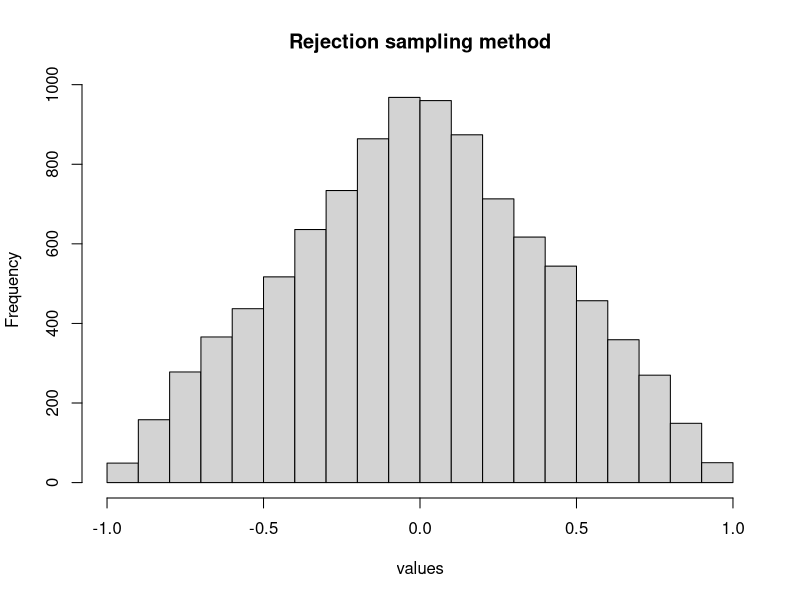
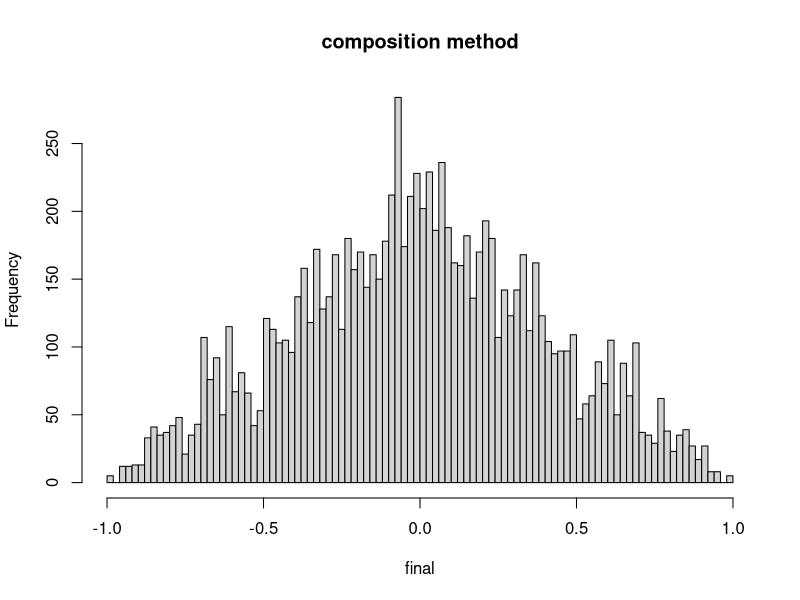
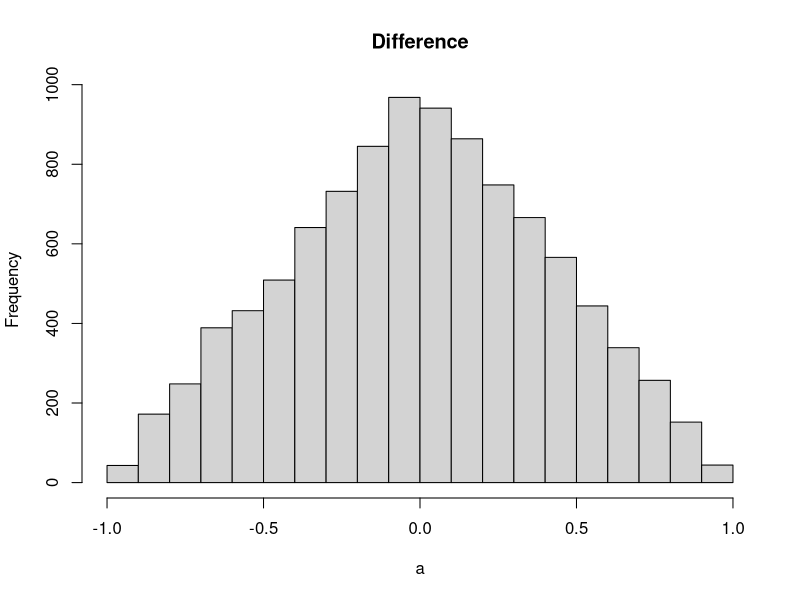
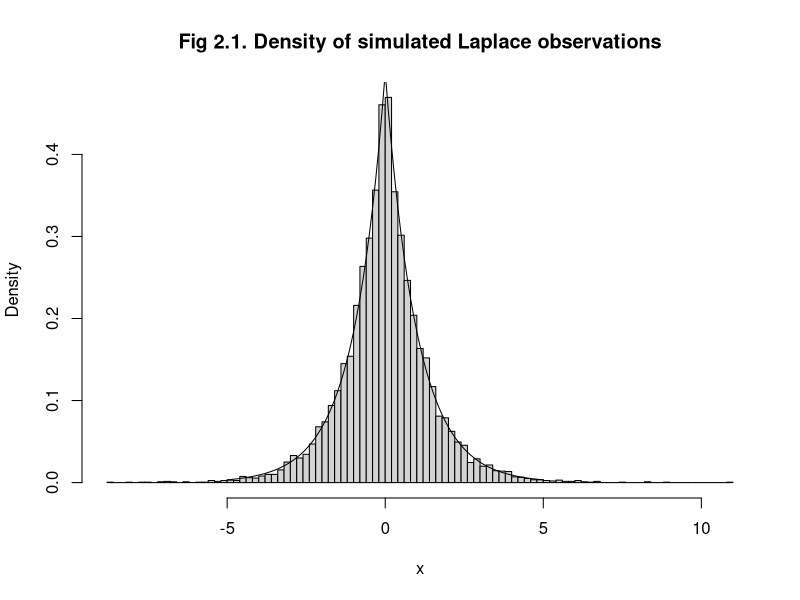
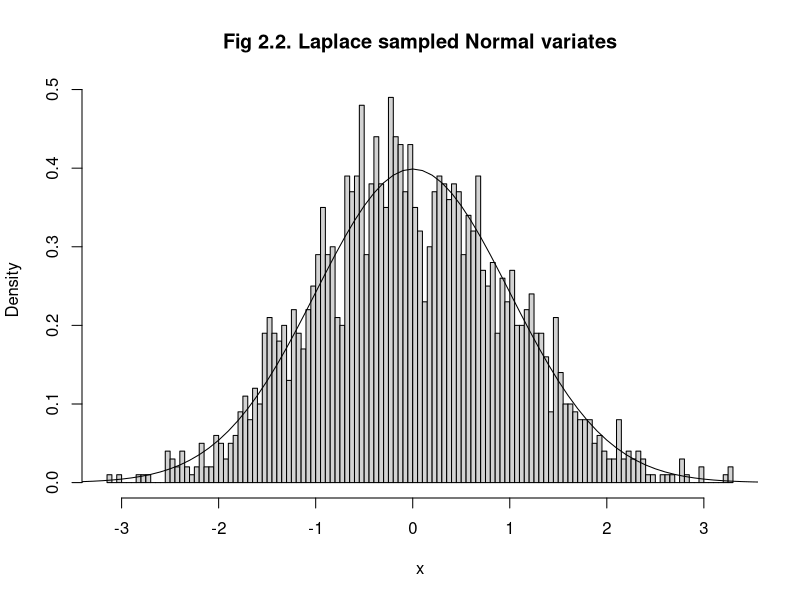

Source code (R) for these figures, in order:
## ---- chunk 1
custom_density <- function(x) {
  
  ifelse(x < -1 | x > 1, 0,
         ifelse(-1 <= x & x <= 0, x + 1,
                ifelse(0 < x & x <= 1, 1 - x, 0))) 
}

#Based on the function, we have choosen the uniform distribution as the envelop. 
uniform_density <- function(x){
  ifelse(x < -1 | x > 1, 0,
         ifelse(-1 <= x & x <= 0, 1,
                ifelse(0 < x & x <= 1, 1, 0))) 
}

#Not required to scale since scaling would lead to more wastage. 

sampling<- function(amount){
  values<-c()
  
  i<-1
  while(length(values)<amount){
    U<-runif(1)
    
    Y<-runif(1,min = -1,max =1)
    
    if(U <= custom_density(Y)/uniform_density(Y)){
      values[i]<-Y
      i=i+1
    }
  }
  hist(values, main = "Rejection sampling method")
  return(head(values,10))
}
## ---- chunk 2
x_pos <- function(u){
  a<-1-sqrt(1-u)
  #hist(a)
  return(a)
}

x_neg <- function(u){
  a<-sqrt(1-u)-1
  #hist(a)
  return(a)
}

mixing_para_positive<-0.5
mixing_para_negative<-0.5

#composition sampling
mixture2<- function(n,m_p,m_n){
  u <- runif(1000)
  a<-sample(c(1,2),n,replace = TRUE,prob = c(m_p,m_n))
  
  final<-ifelse(a==1,x_pos(u),x_neg(u))
  
  hist(final,breaks=100, main = "composition method")
  return(head(final,10))
}

## ---- chunk 3
diff<- function(n){
  U1<-runif(n)
  U2<-runif(n)
  
  a<-U1-U2 
  
  hist(a, main = "Difference")
  return(head(a,10))
}
## ---- chunk 4
sampling(10000)
mixture2(10000,mixing_para_positive,mixing_para_negative)
a<-diff(10000)

var(a)

## ---- chunk 5
# Generate laplace variates using Inverse Distribution Function (IDF)
rlaplace <- function(n=1, location=0, scale=1){
  # Generate n observations from U(0,1)
  u <- runif(n)
  
  # Calculate (and return) corresponding IDF values
  location - scale*sign(u - 0.5)*log(1-2*abs(u-0.5))
}
## ---- chunk 6
# Laplace density function for use in the histogram below 
dlaplace <- function(x, location, scale){
  (scale / 2) * exp(-scale*abs(x-location))
}

# Plot a histogram of 10^4 Laplace observations
set.seed(03737693)
hist(rlaplace(10000, 0, 1), breaks = 100, freq = F,
     main = "Fig 2.1. Density of simulated Laplace observations",
     xlab = "x")

# Add true Laplace density curve
points(x = seq(-5, 5, 0.1),
       y = dlaplace(seq(-5, 5, 0.1), 0, 1),
       type = "l")
## ---- chunk 7
# Our derived optimal a
a <- sqrt(pi/2) * exp(-1/2)

# Generate standard normal variates using rejection sampling
rnorm_rejection <- function(n=1){ #mean=0, sd=1
  output_vector <- c()
  
  # Keep track of total number of attempts
  n_tries <- 0
  
  # Run the algorithm once for every n desired values
  for (i in 1:n){
    # Repeat the sampling procedure until a value is accepted
    repeat{
      n_tries <- n_tries + 1
      u <- runif(1, 0, 1)
      Y <- rlaplace(1, 0, 1)
      ratio <- dnorm(Y) / (dlaplace(Y, 0, 1) / a)
      if(u <= ratio){output_vector <- c(output_vector, Y);break}
    }
  }
  cat("The average rejection rate:", (n_tries-n)/n_tries, "\n")
  return(output_vector)
}
## ---- chunk 8
# Plot a histogram of simulated Normal variates
set.seed(9432719)
hist(rnorm_rejection(2000), breaks=100, freq = F,
     main = "Fig 2.2. Laplace sampled Normal variates",
     xlab = "x")

# Add true standard normal density curve
points(x = seq(-5, 5, 0.1), y = dnorm(seq(-5, 5, 0.1), 0, 1), type = "l")
